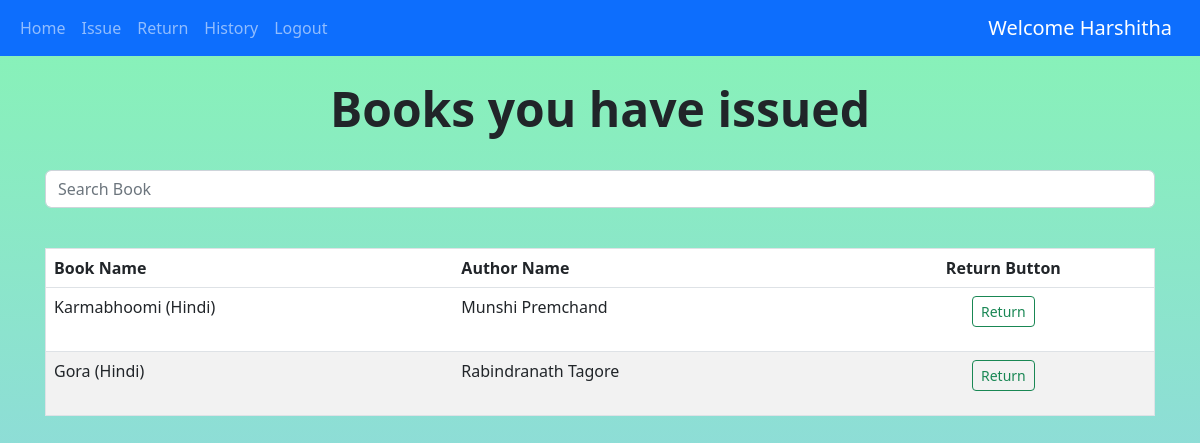
The app's page /return_item (signed in) with its own data.
### books/models.py (models this page shows, shortened)
class Book(models.Model):
    book_name = models.CharField(max_length=150)
    author_name = models.CharField(max_length=200)
    quantity = models.IntegerField(default=1)
    subject = models.CharField(max_length=2000)
    book_add_time = models.TimeField(default=timezone.now())
    book_add_date = models.DateField(default=date.today())
    class Meta:
        unique_together = ('book_name','author_name')

### books/views.py (the view, shortened to what this page needs)
# urls.py: path('return_item',views.return_item,name='return_item'),
@login_required(login_url='login')
def return_item(request):
    my_items = IssuedItem.objects.filter(user_id = request.user,return_date__isnull=True).values_list('book_id')
    books = Book.objects.exclude(~Q(id__in=my_items))
    params = {'books':books}
    return render(request,'return_item.html',params)

### templates/return_item.html (shortened to what this page needs)
{% extends 'base.html' %} {% block content %}
<center>
  <br />
  <h1 class="display-5 fw-bold">Books you have issued</h1>
  <br />
  <div class="input-group container">
    <input
      id="search"
      type="search"
      class="form-control rounded"
      placeholder="Search Book"
      aria-label="Search"
      aria-describedby="search-addon"
    />
  </div>
</center>
<br />
<div class="container">
  <table class="table">
    <thead class="thead-dark">
      <tr>
        <th scope="col">Book Name</th>
        <th scope="col">Author Name</th>
        <th scope="col">
          <center>Return Button</center>
        </th>
      </tr>
    </thead>
    <tbody id="table_data">
      {% for book in books %}
      <tr>
        <td>{{book.book_name}}</td>
        <td>{{book.author_name}}</td>
        <td>
          <center>
            <form action="return_item" method="post">
              <button type="submit" class="btn btn-outline-success btn-sm">
                Return
              </button>
            </form>
          </center>
        </td>
      </tr>
      {% endfor %}
    </tbody>
  </table>
</div>
{% endblock %}

### templates/base.html (shortened to what this page needs)
{% load static %}
<!DOCTYPE html>
<html lang="en">
<head>
    <link href="https://cdn.jsdelivr.net/npm/bootstrap@5.2.3/dist/css/bootstrap.min.css" rel="stylesheet">
</head>
<body>
    <nav class="navbar navbar-expand-lg bg-body-light,navbar navbar-dark bg-primary">
        <div class="container-fluid">
            <div class="collapse navbar-collapse" id="navbarSupportedContent">
                <ul class="navbar-nav me-auto mb-2 mb-lg-0">
                    {% if not user.is_authenticated %}
                    <li class="nav-item">
                        <a class="nav-link" href="login">Login</a>
                    </li>
                    <li class="nav-item">
                        <a class="nav-link" href="register">Register</a>
                    </li>
                    {% else %}
                    <li class="nav-item">
                        <a class="nav-link" href="/">Home</a>
                    </li>
                    <li class="nav-item">
                        <a class="nav-link" href="issue">Issue</a>
                    </li>
                    <li class="nav-item">
                        <a class="nav-link" href="return_item">Return</a>
                    </li>
                    <li class="nav-item">
                        <a class="nav-link" href="history">History</a>
                    </li>
                    <li class="nav-item">
                        <a class="nav-link" href="logout">Logout</a>
                    </li>
                    {% endif %}
                </ul>
            </div>
            {% if user.is_authenticated %}
            <a class="navbar-brand" href="#">Welcome {{request.user.first_name}}</a>
            {% endif %}
        </div>
    </nav>
    {% block content %}
    {% endblock %}
</body>
</html>

### templates/base.html (style rules this page uses)
body { background-color: linear-gradient(#89b4f4, #cf7ade); background-repeat: no-repeat; background-size: cover; }

### templates/return_item.html (style rules this page uses)
table { border-collapse: collapse; border-spacing: 0; border-radius: 10px; width: 100%; border: 1px solid #ddd; }
th, td { text-align: left; padding: 16px; }
tr:nth-child(even) { background-color: #f2f2f2; }
tr:nth-child(odd) { background-color: #ffffff; }
.container { width: 100%; padding-right: 15px; padding-left: 15px; margin-right: auto; margin-left: auto; }
.input-group { width: 100%; margin-bottom: 1rem; }
body { background: linear-gradient(#87f4b5, #93cbf1); background-attachment: fixed; background-repeat: no-repeat; }

### records on screen
Book: book_name "Karmabhoomi (Hindi)", author_name "Munshi Premchand"
Book: book_name "Gora (Hindi)", author_name "Rabindranath Tagore"

### other values on screen
{{ request.user.first_name }} "Harshitha"
